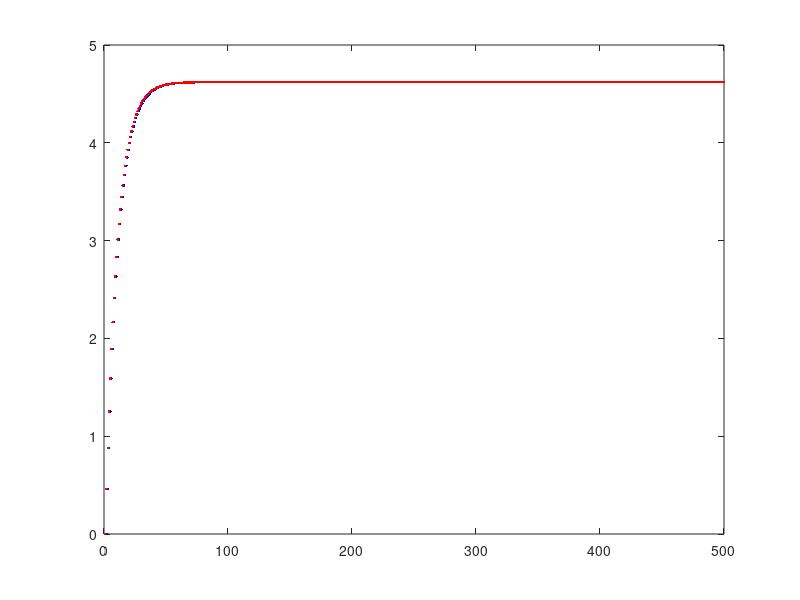

MATLAB code for this plot: (Note: this script raises an error after producing the figure.)
%========================================================================
% Exemplo do Paper de VRFT nao linear
% real system: y(k)=0.9y(k-1)+tanh(u(t-1))
%========================================================================
close all; clear all;
clc;
P=path;
path(P,'../functions')
%========================================================================
% init
%========================================================================
model.Ts=1;
model.N=500;
%model.dim=4;
%model.regr = [1 0 1 2];
%model.eul= [0 1 1 1];

% input signal
t = 0:1:model.N-1;
u = ones(model.N, 1)*.5; %(square(0.01*pi*t)');
%========================================================================
% real system
%========================================================================
y=zeros(model.N, 1);
r_virt=zeros(model.N, 1);
y(1)=0;
for k=2:model.N
   y(k)=0.9*y(k-1)+tanh(u(k-1)); 
end

%========================================================================
% Model reference - this behavior is exactly what we wish
% y(t)=r(t-1)
% we can use here u(t) as r(t), it is in open loop
% r_virt(k)=y(k+1)
%========================================================================
% first calculate the virtual referece, where 
for k=1:model.N-1
   r_virt(k+1)=y(k);
end

%========================================================================
% input of controler = e(t)=r(t)-y(t)
e=r_virt-y;
plot(r_virt,'b.')
hold
plot(y, 'r.')
%========================================================================
% control identification part:
% select the model
% u(t)=u(t-1)+(0.2+\theta)e(t)-\theta e(t-1)

model.dim=3;
model.regr = [1 0 1];
model.eul= [0 1 1 ];
teta=f_calc_mmq_theta(model, u, e)


%simul=struct('N', model.N, 'nEstimates', 10, 'np', 0.5, 'maxError', 0.01, 'l', 100, 'diffConv', .1);
%ret=f_rational_model(simul, model, u, [u(1)], e)
m_rat.n_dim   = 3;
m_rat.dim     = 3;
% to indo do
m_rat.texp    = [1 1 1];
m_rat.yu      = [1 0 0];
m_rat.regr    = [1 0 1];
% tels if there is some non linearity like (y(k-a)^b)*(y(k-c)^d)
% u = 2 y=1 none =0
m_rat.yplus_uy = [0 0 0];
% tels the d param
m_rat.yplus_exp = [0 0 0];
% tels the C param
m_rat.yplus_regr = [0 0 0];

m_rat.err_m_rat   = 0;
m_rat.err_enable = true
%% Simulation parameters
simul=struct('N', model.N, 'nEstimates', 50, 'np', 0.5, 'maxError', 0.01, 'l', 100, 'diffConv', .1);
ret = f_rational_model(simul, m_rat, u, [u(1)], e)
a1=1;
a2=0.2;
b1=0;
f_draw_elipse(ret(:,1), ret(:,2), a1, a2);
f_draw_elipse(ret(:,1), ret(:,3), a1, b1);


